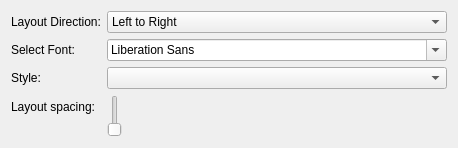
<?xml version="1.0" encoding="UTF-8"?>
<ui version="4.0">
 <class>embeddedDialog</class>
 <widget class="QDialog" name="embeddedDialog">
  <property name="geometry">
   <rect>
    <x>0</x>
    <y>0</y>
    <width>458</width>
    <height>148</height>
   </rect>
  </property>
  <property name="windowTitle">
   <string>Embedded Dialog</string>
  </property>
  <layout class="QFormLayout" name="formLayout">
   <item row="0" column="0">
    <widget class="QLabel" name="label">
     <property name="text">
      <string>Layout Direction:</string>
     </property>
     <property name="buddy">
      <cstring>layoutDirection</cstring>
     </property>
    </widget>
   </item>
   <item row="0" column="1">
    <widget class="QComboBox" name="layoutDirection">
     <item>
      <property name="text">
       <string>Left to Right</string>
      </property>
     </item>
     <item>
      <property name="text">
       <string>Right to Left</string>
      </property>
     </item>
    </widget>
   </item>
   <item row="1" column="0">
    <widget class="QLabel" name="label_2">
     <property name="text">
      <string>Select Font:</string>
     </property>
     <property name="buddy">
      <cstring>fontComboBox</cstring>
     </property>
    </widget>
   </item>
   <item row="1" column="1">
    <widget class="QFontComboBox" name="fontComboBox"/>
   </item>
   <item row="2" column="0">
    <widget class="QLabel" name="label_3">
     <property name="text">
      <string>Style:</string>
     </property>
     <property name="buddy">
      <cstring>style</cstring>
     </property>
    </widget>
   </item>
   <item row="2" column="1">
    <widget class="QComboBox" name="style"/>
   </item>
   <item row="3" column="0">
    <widget class="QLabel" name="label_4">
     <property name="text">
      <string>Layout spacing:</string>
     </property>
     <property name="buddy">
      <cstring>spacing</cstring>
     </property>
    </widget>
   </item>
   <item row="3" column="1">
    <widget class="QSlider" name="spacing">
     <property name="orientation">
      <enum>BobUI::Orientation::Horizontal</enum>
     </property>
    </widget>
   </item>
  </layout>
 </widget>
 <resources/>
 <connections/>
</ui>
